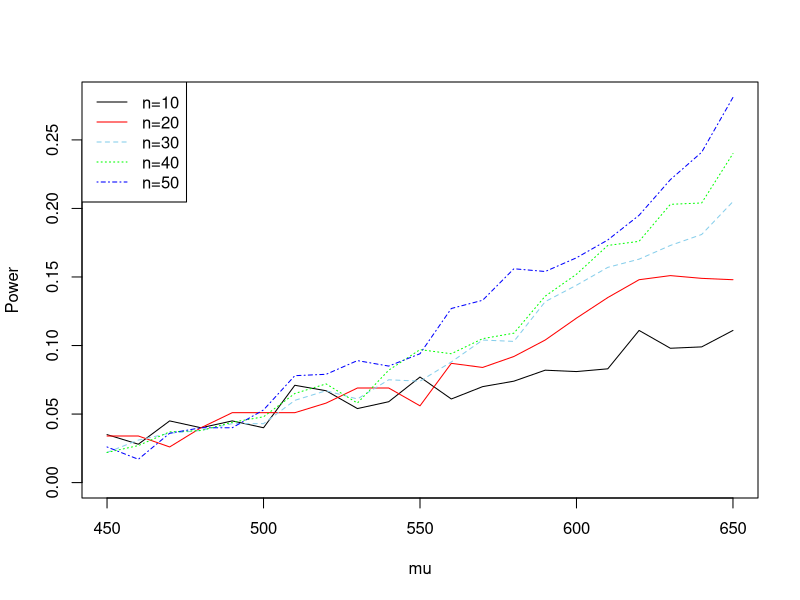

Source code (R): (Note: this script raises an error after producing the figure.)
#EX6.3
Power.t = function(n, mu0 = 500, sigma = 1000, mu) { 
    ##计算t检验功效,n代表样本数量
    m <- 1000
    M <- length(mu)
    power <- numeric(M)
    
    for (i in 1:M) {
        mu1 <- mu[i]
        ##计算检验的p值并与显著性水平比较
        pvalues <- replicate(m,expr = {
            x <- rnorm(n, mean = mu1, sd = sigma)
            ttest <- t.test(x, alternative = "greater", mu = mu0)
            ttest$p.value})
        power[i] <- mean(pvalues <= .05)
    }
    return(power)
}
##调用函数计算功效
n <- c(seq(10, 50, 10))
mu <- c(seq(450,650,10))
pw <- matrix(0, length(n), length(mu))

for (i in 1:5) {
    pw[i,] <- Power.t(n[i], mu = mu)
}
##绘制功效曲线
limit <- max(pw)
color <- c("black","red","skyblue","green","blue")
type <- c(1,1,2,3,4)
plot(mu, numeric(length(mu)), ylab = "Power" ,ylim = c(0, limit), type = "n")

for (i in 1:5) {
    lines(mu, pw[i,], col = color[i], lty = type[i])
}
##添加图例
legend("topleft",legend = c("n=10", "n=20", "n=30", "n=40", "n=50"),
       lty = type, col = color)


#6.4
n <- 20
m <- 10000
alpha <- .05
##利用Monte Carlo方法估计置信水平
ucls <- replicate(m, expr = {
    x <- rlnorm(n, mean=1, sd=2) ##生成对数正态分布
    ucls[i] <- (mean(log(x))-1)/sqrt(var(log(x))/n)#构建枢轴量
})
##计算经验置信水平
cov.rate<-cumsum(ucls>qt(alpha, df = n-1))/1:m
#绘制图象
plot(2:m, cov.rate[-1], type = "n", 
     xlab = "样本数", ylab = "置信水平估计", ylim = c(0.8,1.0))
abline(h=0.95, col = "gray")
lines(2:m, cov.rate[-1], lwd = 1.5)

#6.5##?``
##Example6.4中置信上界为7.224
n <- 20
m <- 1000000
alpha <- .05
x <- rchisq(n, df = 2)
UCL = mean(replicate(m,expr = (n-1)*var(x)/qchisq(alpha, df = n-1)))


#6.8
## var2test提供了两样本方差检验的两种方法
## m:样本数；sigma:样本标准差；
## count5表示默认使用Count Five方法；alpha代表显著性水平
var2test = function(m, sigma, count5 = TRUE, alpha = 0.055) {
    ##count five method
    count5test <- function(x, y) {
        X <- x - mean(x)
        Y <- y - mean(y)
        outx <- sum(X > max(Y)) + sum(X < min(Y))
        outy <- sum(Y > max(X)) + sum(Y < min(X))
        # return 1 (reject) or 0 (do not reject H0)
        return(as.integer(max(c(outx, outy)) > 5))
    }
    
    power <- mean(replicate(m, expr={
        x <- rnorm(20, 0, sigma[1])
        y <- rnorm(20, 0, sigma[2])
        # use F-test
        if (!count5) as.integer(var.test(x, y)$p.value<alpha)
        # use Count Five
        else count5test(x, y)
    }))
    
    return(power)}

m <- c(20, 1000, 100000)
sigma <- c(1, 1.5) 
powerm <- matrix(0, 2, length(m))
##调用函数计算并对功效进行比较
for (i in 1:3) {
    powerm[1,i] <- var2test(m[i], sigma)
    powerm[2,i] <- var2test(m[i], sigma, count5 = FALSE)
}

power <- data.frame(powerm, row.names = c("count5","F-test"))
names(power) <- c("small", "medium", "large")
power

#6.9 Gini Ratio calculate
## care = mean(default)|median|deciles
## 添加可选分布参数，将随机嵌入函数中
Gini.cal = function(num.sample, num.repeat, distribution, care = "mean") {
    gini.sam <- numeric(num.repeat)
    m <- length(sample)
    
    order.sam <- sort(sample)#获得次序统计量
    order <- rep(1:m)
    gini.sam <- replicate(num.repeat, expr = {
        tem <- (2*order-m-1)*order.sam
        sum(tem)/(m^2 * mean(sample))
    })
    
    gini.order <- sort(gini.sam)
    
    if (care == "deciles") result <- mean(c(gini.order[round(num.repeat/10)],gini.order[round(num.repeat/10)+1]))
    else if (care == "median") result <- median(gini.order)
    else result <- mean(gini.sam)
    
    return(result)
}









